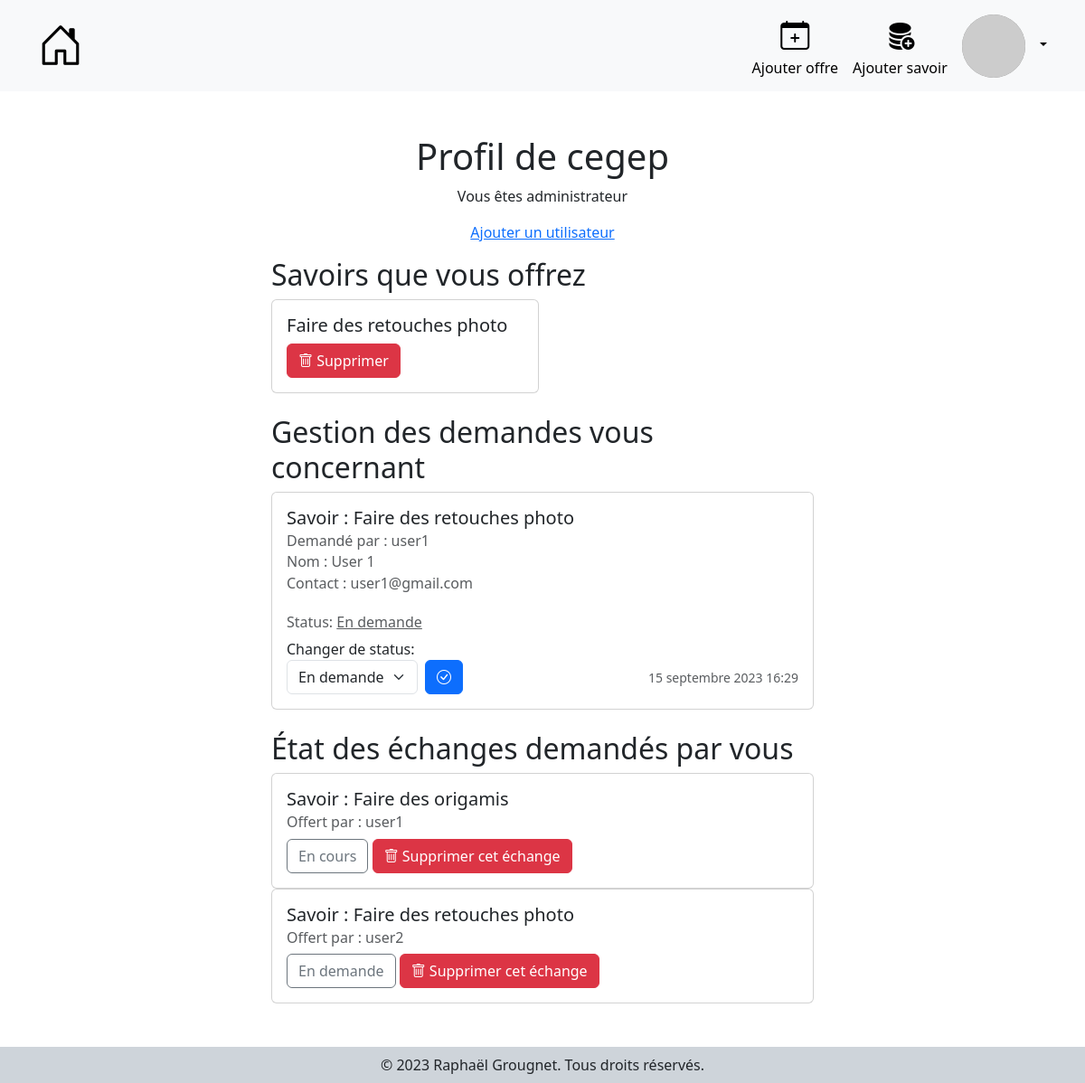
/profile/ (signed in), run on an earlier commit of the app's database.
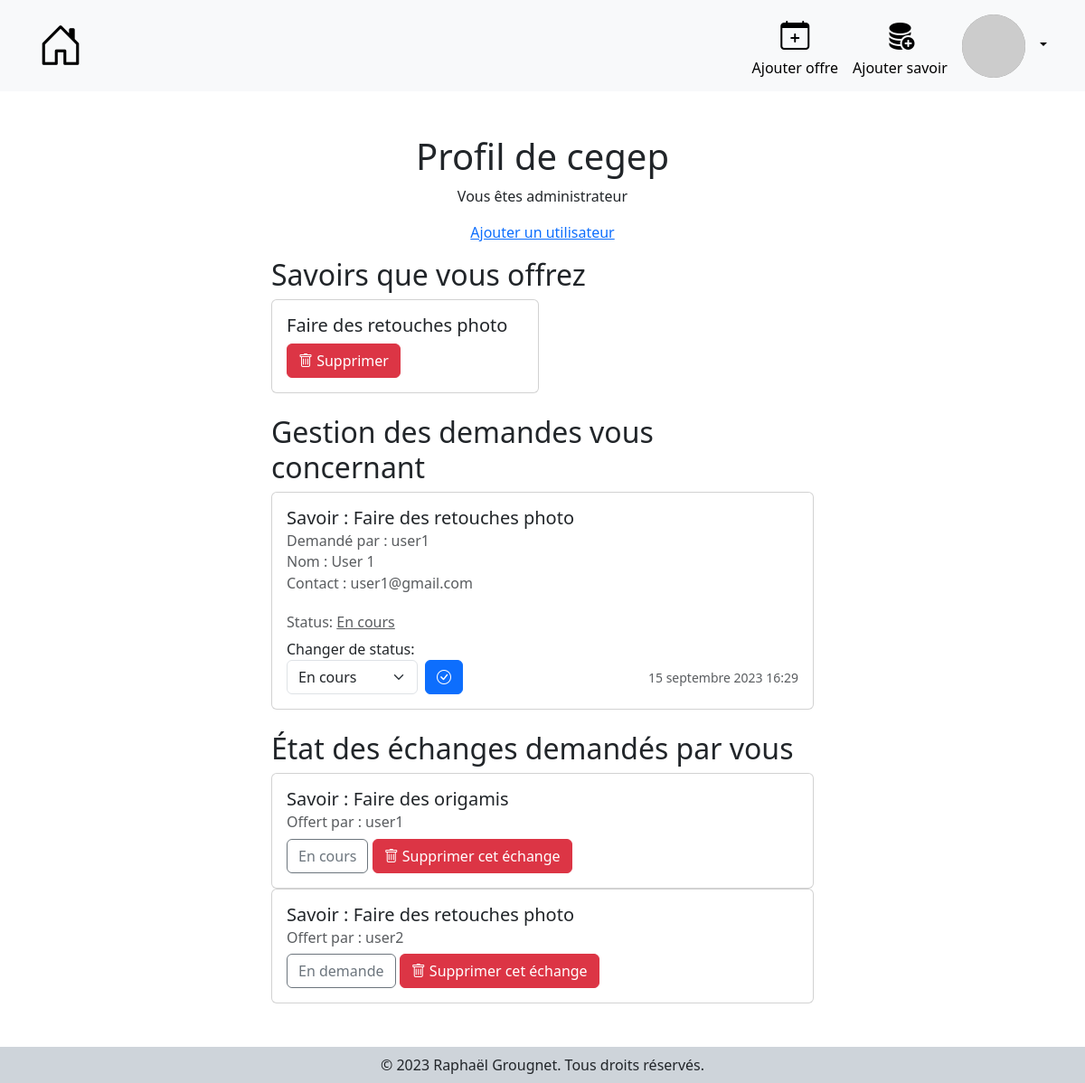
And on a later commit of the database.
### rers/models.py (models this page shows, shortened)
class Echange(models.Model):
    demande_by = models.ForeignKey(User, on_delete=models.CASCADE)
    id_offre = models.ForeignKey(Offre, on_delete=models.CASCADE)
    date = models.DateTimeField(auto_now_add=True, auto_now=False)
    CHOICES = ((0, 'En demande'), (1, 'En cours'), (2, 'Terminé'), (3, 'Annulé'))
    status = models.IntegerField(choices=CHOICES, default=0)

class Offre(models.Model):
    created_at = models.DateTimeField(auto_now_add=True, auto_now=False)
    id_user = models.ForeignKey(User, on_delete=models.CASCADE)
    id_savoir = models.ForeignKey(Savoir, on_delete=models.CASCADE)

class Savoir(models.Model):
    created_at = models.DateTimeField(auto_now_add=True, auto_now=False)
    nom = models.CharField(max_length=150)
    description = models.TextField()

class User(AbstractUser):
    pass

### rers/views.py (the view)
# urls.py: path('profile/', views.profil, name='profil'),
def profil(request):
    utilisateur = request.user
    if not utilisateur.is_authenticated:
        messages.add_message(request, messages.INFO , "Vous devez être connecté pour accéder à votre profil.")
        return redirect('login')
    try:
        savoirs_offerts = Offre.objects.filter(id_user=utilisateur.id)
        demandes_recues = Echange.objects.filter(id_offre__id_user=utilisateur.id)
        demandes_envoyees = Echange.objects.filter(demande_by=utilisateur.id)
    except Offre.DoesNotExist:
        savoirs_offerts = None
    except Echange.DoesNotExist:
        demandes_recues = None
        demandes_envoyees = None
    return render(request, 'rers/profil.html', {'savoirs_offerts': savoirs_offerts, 'demandes_recues': demandes_recues, 'demandes_envoyees': demandes_envoyees, 'STATUS': STATUS})

### rers/templates/rers/profil.html (shortened to what this page needs)
{% extends "rers/base.html" %}
{% block content %}
<div class="d-flex flex-column justify-content-center align-items-center my-5">
    <div class="text-center">
        <h1 class="text-center">Profil de {{ user.username }}</h1>
        {% if user.is_superuser %}
        <p>Vous êtes administrateur</p>
        <p><a href="{% url 'add_user' %}">Ajouter un utilisateur</a></p>
        {% endif %}
    </div>
    <div class="w-50">
        <h2>Savoirs que vous offrez</h2>
        <div class="row g-2">
            {% for savoir in savoirs_offerts %}
            <div class="col-6">
                <div class="card">
                    <div class="card-body">
                        <h5 class="card-title">{{ savoir.id_savoir.nom }}</h5>
                        <button class="btn btn-danger btnSupprOffre" data-id="{{savoir.id}}"><i class="bi bi-trash"></i> Supprimer</button>
                    </div>
                </div>
            </div>
            {% empty %}
            <p>Vous n'offrez aucun savoir pour le moment</p>
            {% endfor %}
        </div>
    </div>
    <div class="w-50 mt-4">
        <h2>Gestion des demandes vous concernant</h2>
        {% for demande in demandes_recues %}
        <div class="card">
            <div class="card-body">
                <h5 class="card-title">Savoir : {{ demande.id_offre.id_savoir.nom }}</h5>
                <h6 class="card-subtitle mb-2 text-muted">Demandé par : {{ demande.demande_by.username }}</h6>
                <h6 class="card-subtitle mb-2 text-muted">Nom : {{ demande.demande_by.first_name }} {{ demande.demande_by.last_name }}</h6>
                <h6 class="card-subtitle mb-2 text-muted">Contact : {{ demande.demande_by.email }}</h6>
                <h6 class="card-subtitle mb-2 mt-4 text-muted">Status: <u>{{ demande.get_status_display }}</u></h6>
                <label for="status">Changer de status:</label>
                <div class="d-flex justify-content-between align-items-end">
                    <form method="post" class="d-flex" action="{% url 'modify_status_offer' demande.id %}">
                        <select name="status" id="status" class="form-select me-2">
                            {% for valeur,status in STATUS.items %}
                                <option value="{{ valeur }}" {% if demande.status == valeur %} selected {% endif %}>{{ status }}</option>
                            {% endfor %}
                        </select>
                        <button type="submit" class="btn btn-primary"><i
                                class="bi bi-check-circle"></i></button>
                    </form>
                    <small class="card-subtitle mb-2 text-muted text-center " style="white-space: nowrap;">{{ demande.date }}</small>
                </div>
            </div>
        </div>
        {% empty %}
        <p>Vous n'avez aucune demande pour le moment</p>
        {% endfor %}
    </div>
    <div class="w-50 mt-4">
        <h2>État des échanges demandés par vous</h2>
        {% for echange in demandes_envoyees %}
        <div class="card">
            <div class="card-body">
                <h5 class="card-title">Savoir : {{ echange.id_offre.id_savoir.nom }}</h5>
                <h6 class="card-subtitle mb-2 text-muted">Offert par : {{ echange.id_offre.id_user.username }}</h6>
                <div>
                    <p class="btn btn-outline-secondary m-0">{{ echange.get_status_display }}</p>
                    <a href="{% url 'delete_ask' echange.id %}" class="btn btn-danger">
                        <i class="bi bi-trash"></i> Supprimer cet échange
                    </a>
                </div>
            </div>
        </div>
        {% empty %}
        <p>Vous n'avez demandé aucun échange pour le moment</p>
        {% endfor %}
    </div>
</div>
{% endblock %}

What changed in the data, as far as the page shows it:
changed Echange "15 septembre 2023 16:29": status "En demande" → "En cours"
